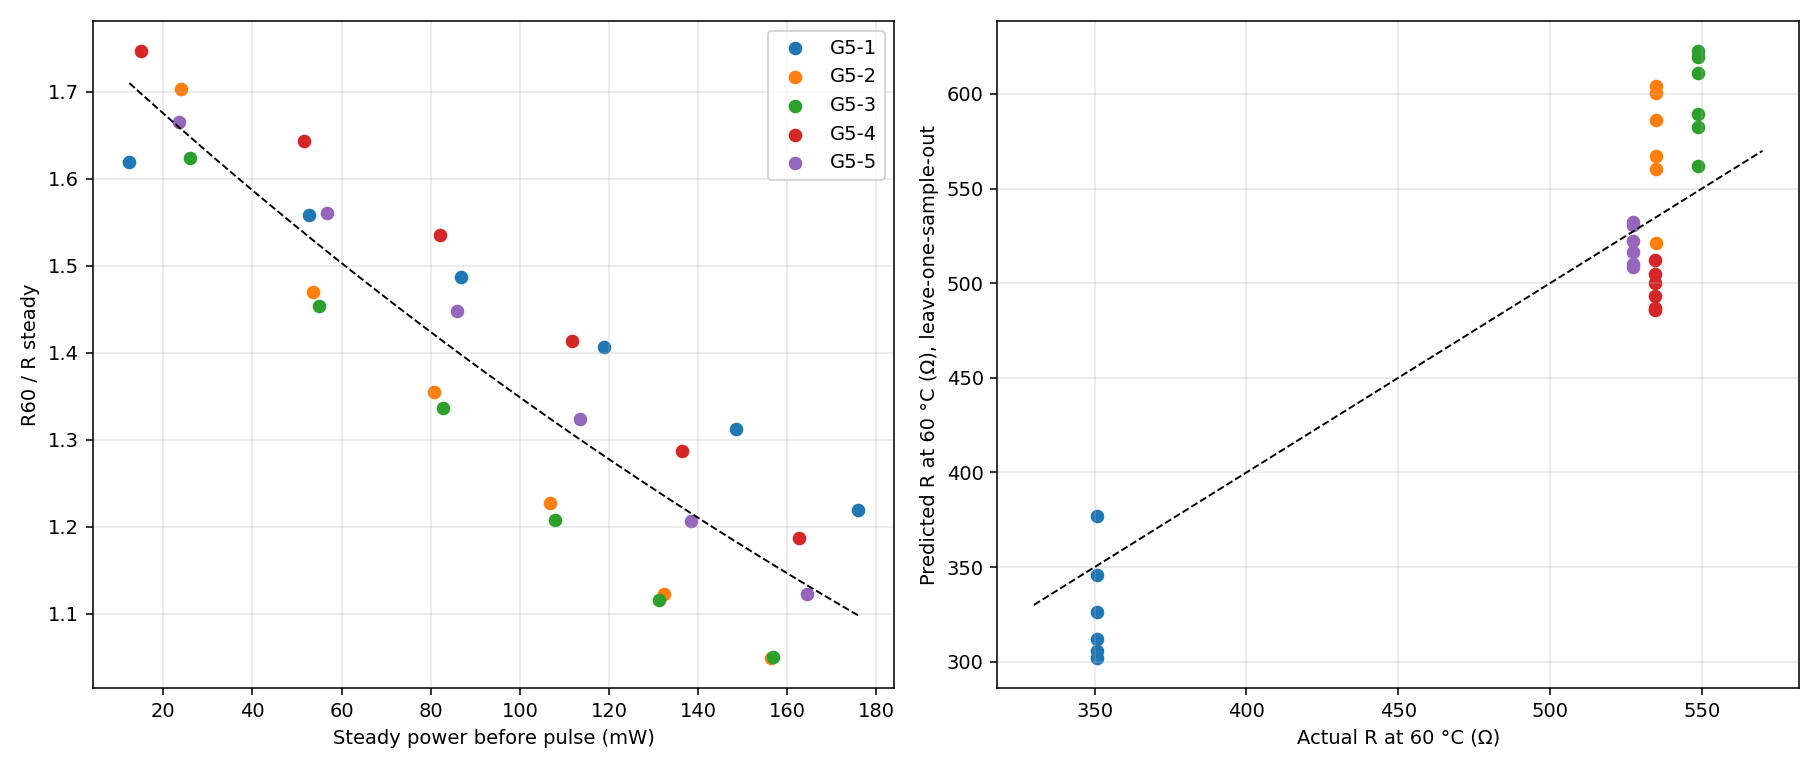

This figure's Python source:
"""Predict R(60 C) from steady R and steady power at an unknown start temp: R60 = R_ss * exp(a + b*P_ss).
Leave-one-sample-out (LOSO) predictions: each sample is predicted by a fit that never saw it."""
import numpy as np, pandas as pd, matplotlib
matplotlib.use("Agg")
import matplotlib.pyplot as plt

d = pd.read_csv("dr_candidates_over_R60.csv")[["sample", "pulse", "R60_ohm"]]
ss = pd.read_csv("steady_state.csv"); ss = ss[ss.source == "dr"].reset_index(drop=True)
d = d.assign(ir_C=ss.ir_C, R_ss=ss.resistance_ohm, P_ss=ss.power_mW)
d["ratio"] = d.R60_ohm / d.R_ss
d["R60_pred"] = np.nan
for s in d["sample"].unique():
    tr, te = d[d["sample"] != s], d[d["sample"] == s]
    b, a = np.polyfit(tr.P_ss, np.log(tr.ratio), 1)
    d.loc[te.index, "R60_pred"] = te.R_ss * np.exp(a + b * te.P_ss)
d["err_pct"] = (d.R60_pred / d.R60_ohm - 1) * 100
d.round(3).to_csv("predict_R60.csv", index=False)
print(d.groupby("sample").err_pct.agg(["mean", lambda x: x.abs().max()]).round(1))

fig, (a1, a2) = plt.subplots(1, 2, figsize=(13, 5.5))
for i, (n, g) in enumerate(d.groupby("sample")):
    a1.scatter(g.P_ss, g.ratio, c=f"C{i}", label=n)
    a2.scatter(g.R60_ohm, g.R60_pred, c=f"C{i}", label=n)
b, a = np.polyfit(d.P_ss, np.log(d.ratio), 1); x = np.linspace(d.P_ss.min(), d.P_ss.max(), 50)
a1.plot(x, np.exp(a + b * x), "k--", lw=1)
a1.set_xlabel("Steady power before pulse (mW)"); a1.set_ylabel("R60 / R steady"); a1.grid(alpha=.3); a1.legend()
lim = [330, 570]; a2.plot(lim, lim, "k--", lw=1)
a2.set_xlabel("Actual R at 60 °C (Ω)"); a2.set_ylabel("Predicted R at 60 °C (Ω), leave-one-sample-out"); a2.grid(alpha=.3)
fig.tight_layout(); fig.savefig("predict_R60.png", dpi=140)
